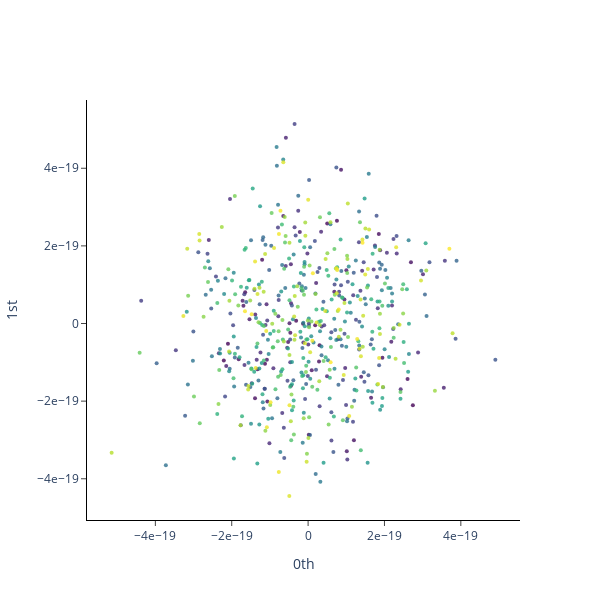

The notebook cell saved with this chart:
### Code cell
plot_point_cloud(y_embedded_signal)

### Figure 1 — Plotly figure (JSON) as saved in the notebook; plotly's stock layout.template omitted (floating-point values rounded to 4 significant figures; data arrays with more than 128 entries replaced by an {"elided": "..."} marker saying what was removed)
{"data": [{"marker": {"color": {"elided": "579 int values"}, "colorscale": [[0, "#440154"], [0.1111, "#482878"], [0.2222, "#3e4989"], [0.3333, "#31688e"], [0.4444, "#26828e"], [0.5556, "#1f9e89"], [0.6667, "#35b779"], [0.7778, "#6ece58"], [0.8889, "#b5de2b"], [1, "#fde725"]], "opacity": 0.8, "size": 4}, "mode": "markers", "type": "scatter", "x": {"elided": "579 float values"}, "y": {"elided": "579 float values"}}], "layout": {"height": 600, "plot_bgcolor": "white", "width": 600, "xaxis": {"anchor": "x", "exponentformat": "e", "linecolor": "black", "linewidth": 1, "mirror": false, "showexponent": "all", "showline": true, "side": "bottom", "ticks": "outside", "title": {"text": "0th"}, "type": "linear", "zeroline": true}, "yaxis": {"anchor": "y", "exponentformat": "e", "linecolor": "black", "linewidth": 1, "mirror": false, "showexponent": "all", "showline": true, "side": "left", "ticks": "outside", "title": {"text": "1st"}, "type": "linear", "zeroline": true}}}
